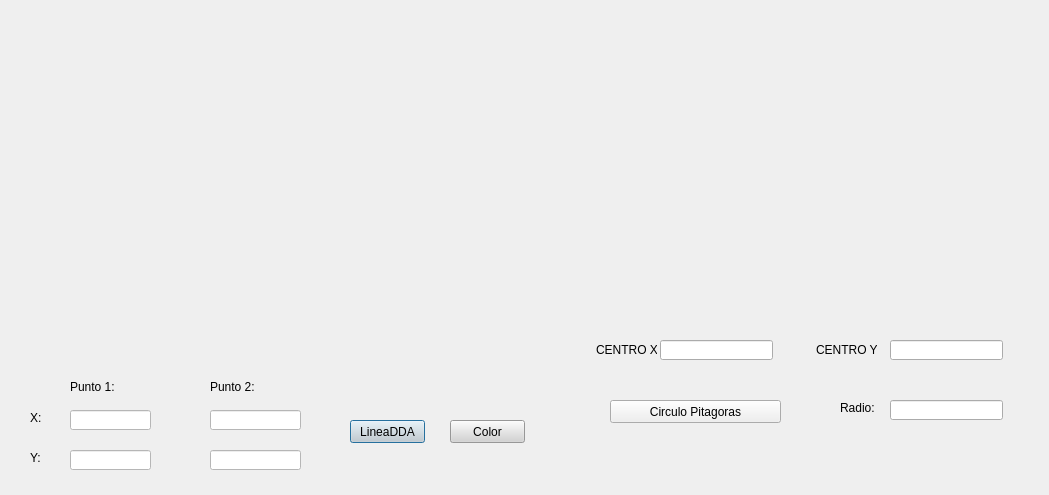
<?xml version="1.0" encoding="UTF-8"?>
<ui version="4.0">
 <class>Dialog</class>
 <widget class="QDialog" name="Dialog">
  <property name="geometry">
   <rect>
    <x>0</x>
    <y>0</y>
    <width>1049</width>
    <height>495</height>
   </rect>
  </property>
  <property name="windowTitle">
   <string>Linea DDA y Circulo</string>
  </property>
  <property name="styleSheet">
   <string notr="true"/>
  </property>
  <widget class="QPushButton" name="pushButton">
   <property name="geometry">
    <rect>
     <x>350</x>
     <y>420</y>
     <width>75</width>
     <height>23</height>
    </rect>
   </property>
   <property name="styleSheet">
    <string notr="true">background-color: rgb(211, 211, 211);</string>
   </property>
   <property name="text">
    <string>LineaDDA</string>
   </property>
  </widget>
  <widget class="QLineEdit" name="lineEdit">
   <property name="geometry">
    <rect>
     <x>70</x>
     <y>410</y>
     <width>81</width>
     <height>20</height>
    </rect>
   </property>
   <property name="styleSheet">
    <string notr="true">background-color: rgb(255, 255, 255);</string>
   </property>
  </widget>
  <widget class="QLineEdit" name="lineEdit_2">
   <property name="geometry">
    <rect>
     <x>70</x>
     <y>450</y>
     <width>81</width>
     <height>20</height>
    </rect>
   </property>
   <property name="styleSheet">
    <string notr="true">background-color: rgb(255, 255, 255);</string>
   </property>
  </widget>
  <widget class="QLineEdit" name="lineEdit_3">
   <property name="geometry">
    <rect>
     <x>210</x>
     <y>410</y>
     <width>91</width>
     <height>20</height>
    </rect>
   </property>
   <property name="styleSheet">
    <string notr="true">background-color: rgb(255, 255, 255);</string>
   </property>
  </widget>
  <widget class="QLineEdit" name="lineEdit_4">
   <property name="geometry">
    <rect>
     <x>210</x>
     <y>450</y>
     <width>91</width>
     <height>20</height>
    </rect>
   </property>
   <property name="styleSheet">
    <string notr="true">background-color: rgb(255, 255, 255);</string>
   </property>
  </widget>
  <widget class="QLabel" name="label">
   <property name="geometry">
    <rect>
     <x>70</x>
     <y>380</y>
     <width>47</width>
     <height>13</height>
    </rect>
   </property>
   <property name="text">
    <string>Punto 1:</string>
   </property>
  </widget>
  <widget class="QPushButton" name="pushButton_2">
   <property name="geometry">
    <rect>
     <x>450</x>
     <y>420</y>
     <width>75</width>
     <height>23</height>
    </rect>
   </property>
   <property name="styleSheet">
    <string notr="true">background-color: rgb(211, 211, 211);</string>
   </property>
   <property name="text">
    <string>Color</string>
   </property>
  </widget>
  <widget class="QLabel" name="label_2">
   <property name="geometry">
    <rect>
     <x>30</x>
     <y>410</y>
     <width>21</width>
     <height>16</height>
    </rect>
   </property>
   <property name="text">
    <string>X:</string>
   </property>
  </widget>
  <widget class="QLabel" name="label_5">
   <property name="geometry">
    <rect>
     <x>30</x>
     <y>450</y>
     <width>21</width>
     <height>16</height>
    </rect>
   </property>
   <property name="text">
    <string>Y:</string>
   </property>
  </widget>
  <widget class="QLabel" name="label_6">
   <property name="geometry">
    <rect>
     <x>210</x>
     <y>380</y>
     <width>47</width>
     <height>13</height>
    </rect>
   </property>
   <property name="text">
    <string>Punto 2:</string>
   </property>
  </widget>
  <widget class="QPushButton" name="pushButton_3">
   <property name="geometry">
    <rect>
     <x>610</x>
     <y>400</y>
     <width>171</width>
     <height>23</height>
    </rect>
   </property>
   <property name="text">
    <string>Circulo Pitagoras</string>
   </property>
  </widget>
  <widget class="QLabel" name="label_3">
   <property name="geometry">
    <rect>
     <x>596</x>
     <y>340</y>
     <width>61</width>
     <height>20</height>
    </rect>
   </property>
   <property name="text">
    <string>CENTRO X:</string>
   </property>
  </widget>
  <widget class="QLineEdit" name="lineEdit_5">
   <property name="geometry">
    <rect>
     <x>660</x>
     <y>340</y>
     <width>113</width>
     <height>20</height>
    </rect>
   </property>
  </widget>
  <widget class="QLineEdit" name="lineEdit_6">
   <property name="geometry">
    <rect>
     <x>890</x>
     <y>340</y>
     <width>113</width>
     <height>20</height>
    </rect>
   </property>
  </widget>
  <widget class="QLineEdit" name="lineEdit_7">
   <property name="geometry">
    <rect>
     <x>890</x>
     <y>400</y>
     <width>113</width>
     <height>20</height>
    </rect>
   </property>
  </widget>
  <widget class="QLabel" name="label_4">
   <property name="geometry">
    <rect>
     <x>816</x>
     <y>340</y>
     <width>61</width>
     <height>20</height>
    </rect>
   </property>
   <property name="text">
    <string>CENTRO Y:</string>
   </property>
  </widget>
  <widget class="QLabel" name="label_7">
   <property name="geometry">
    <rect>
     <x>840</x>
     <y>400</y>
     <width>47</width>
     <height>16</height>
    </rect>
   </property>
   <property name="text">
    <string>Radio:</string>
   </property>
  </widget>
 </widget>
 <resources/>
 <connections/>
</ui>
